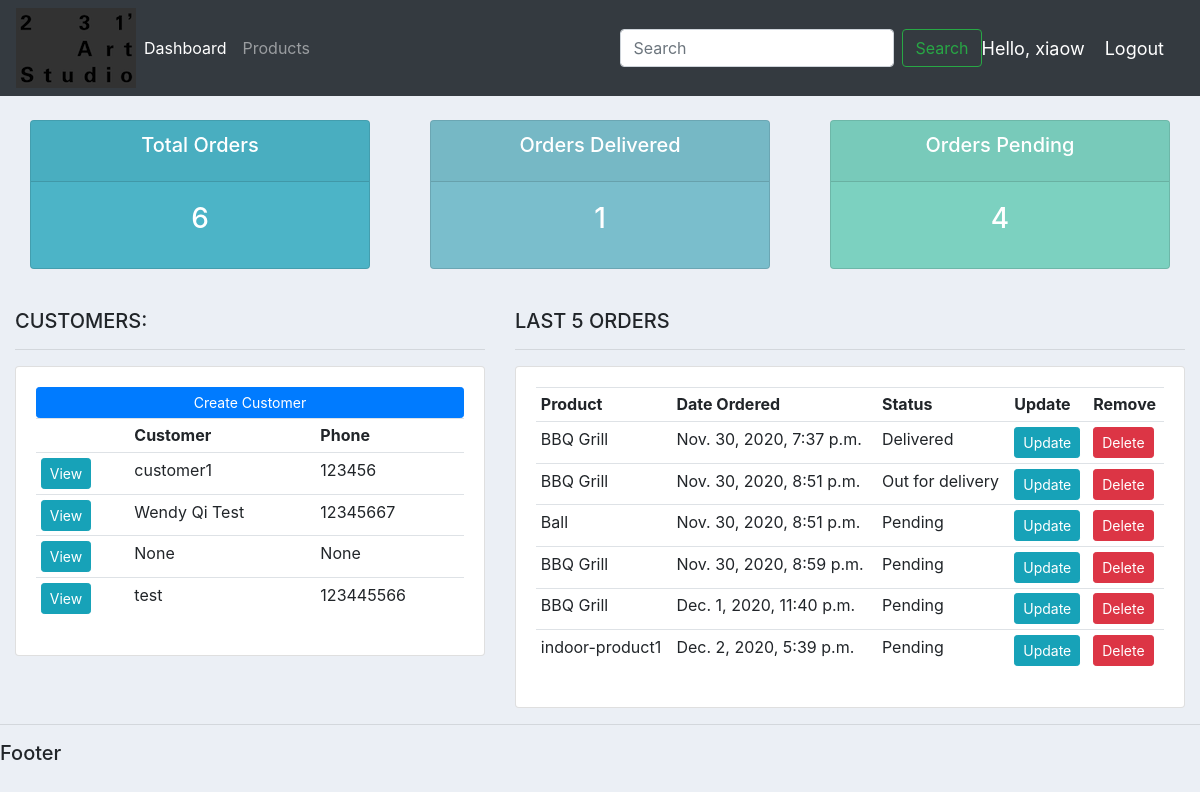
The app's page / (signed in) with its own data.
### accounts/models.py (models this page shows, shortened)
class Customer(models.Model):
	user = models.OneToOneField(User, null=True, blank=True, on_delete=models.CASCADE)
	name = models.CharField(max_length=200, null=True)
	phone = models.CharField(max_length=200, null=True)
	email = models.CharField(max_length=200, null=True)
	profile_pic = models.ImageField(default="bio-photo.jpg", null=True, blank=True)
	date_created = models.DateTimeField(auto_now_add=True, null=True)

class Order(models.Model):
	STATUS = (
		("Pending", "Pending"),
		("Out for delivery", "Out for delivery"),
		("Delivered", "Delivered"),
		)
	customer = models.ForeignKey(Customer, null=True, on_delete=models.SET_NULL)
	product = models.ForeignKey(Product, null=True, on_delete=models.SET_NULL)
	date_created = models.DateTimeField(auto_now_add=True, null=True)
	status = models.CharField(max_length=200, null=True, choices=STATUS)
	note = models.CharField(max_length=200, null=True)

class Product(models.Model):
	CATEGORY = (
		('Indoor', 'Indoor'),
		('OutDoor', 'OutDoor'),
		)
	name = models.CharField(max_length=200, null=True)
	price = models.FloatField(null=True)
	category = models.CharField(max_length=200, null=True, choices=CATEGORY)
	description = models.CharField(max_length=200, null=True, blank = True)
	date_created = models.DateTimeField(auto_now_add=True, null=True)
	tags = models.ManyToManyField(Tag)
	def __str__(self):
		return self.name

### accounts/decorators.py (the view)
	def wrapper_func(request, *args, **kwargs):
		group = None
		if request.user.groups.exists():
			group = request.user.groups.all()[0].name
		if group == 'customer':
			return redirect('user-page')
		if group == 'admin':
			return view_func(request, *args, **kwargs)

### accounts/views.py (called while the page is built)
@login_required(login_url='login')
@admin_only
def home(request):
	orders= Order.objects.all()
	customers=Customer.objects.all()
	total_customers = customers.count()
	total_orders = orders.count()
	delivered = orders.filter(status="Delivered").count()
	pending = orders.filter(status="Pending").count()
	context = {'orders':orders, 'customers':customers,
	'total_orders': total_orders, 'delivered':delivered,
	'pending':pending}
	return render(request, "accounts/dashboard.html", context)

### accounts/templates/accounts/dashboard.html
{% extends 'accounts/main.html' %}
{% block content %}
{% include 'accounts/status.html' %}
<br>
<div class="row">
	<div class="col-md-5">
		<h5>CUSTOMERS:</h5>
		<hr>
		<div class="card card-body">
			<a class="btn btn-primary btn-sm btn-block" href="">Create Customer</a>
			<table class="table table-sm">
				<tr>
					<th></th>
					<th>Customer</th>
					<th>Phone</th>
				</tr>
				{% for customer in customers %}
					<tr>
						<td><a class="btn btn-sm btn-info" href="{% url 'customer' customer.id %}">View</a></td>
						<td>{{customer.name}}</td>
						<td>{{customer.phone}}</td>
					</tr>
				{% endfor %}
			</table>
		</div>
	</div>
	<div class="col-md-7">
		<h5>LAST 5 ORDERS</h5>
		<hr>
		<div class="card card-body">
			<table class="table table-sm">
				<tr>
					<th>Product</th>
					<th>Date Ordered</th>
					<th>Status</th>
					<th>Update</th>
					<th>Remove</th>
				</tr>
				{% for order in orders %}
					<tr>
						<td>{{order.product}}</td>
						<td>{{order.date_created}}</td>
						<td>{{order.status}}</td>
						<td><a class="btn btn-sm btn-info" href="{% url 'update_order' order.id %}">Update</a></td>
						<td><a class="btn btn-sm btn-danger"href="{% url 'delete_order' order.id %}">Delete</a></td>
					</tr>
				{% endfor %}
			</table>
		</div>
	</div>
</div>
{% endblock %}

### accounts/templates/accounts/navbar.html (shortened to what this page needs)
{% load static %}
<nav class="navbar navbar-expand-lg navbar-dark bg-dark">
  <img src="{% static 'images_files/logo_test.PNG' %}">
  <div class="collapse navbar-collapse" id="navbarSupportedContent">
    <ul class="navbar-nav mr-auto">
      {% if request.user.is_staff %}
      <li class="nav-item active">
        <a class="nav-link" href="{% url 'home' %}">Dashboard </a>
      </li>
      <li class="nav-item">
        <a class="nav-link" href="{% url 'products' %}">Products</a>
      </li>
      {% endif %}
    </ul>
    <form class="form-inline my-2 my-lg-0">
      <input class="form-control mr-sm-2" type="search" placeholder="Search" aria-label="Search">
      <button class="btn btn-outline-success my-2 my-sm-0" type="submit">Search</button>
    </form>
  </div>
  <span class="hello-msg">Hello, {{request.user}}</span>
  <span><a class="hello-msg" href="{% url 'logout' %}">Logout</a></span>
</nav>

### static/css_files/main.css (style rules this page uses)
body { background-color: #ebeff5; }

### accounts/templates/accounts/navbar.html (style rules this page uses)
.hello-msg { font-size: 18px; color: #fff; margin-right: 20px; }

### records on screen
Customer: name "customer1", phone "123456"
Customer: name "Wendy Qi Test", phone "12345667"
Customer: name "None", phone "None"
Customer: name "test", phone "123445566"
Order: product "BBQ Grill", date_created "Nov. 30, 2020, 7:37 p.m.", status "Delivered"
Order: product "BBQ Grill", date_created "Nov. 30, 2020, 8:51 p.m.", status "Out for delivery"
Order: product "Ball", date_created "Nov. 30, 2020, 8:51 p.m.", status "Pending"
Order: product "BBQ Grill", date_created "Nov. 30, 2020, 8:59 p.m.", status "Pending"
Order: product "BBQ Grill", date_created "Dec. 1, 2020, 11:40 p.m.", status "Pending"
Order: product "indoor-product1", date_created "Dec. 2, 2020, 5:39 p.m.", status "Pending"

### other values on screen
{{ request.user }} "xiaow"
{{ total_orders }} "6"
{{ delivered }} "1"
{{ pending }} "4"
